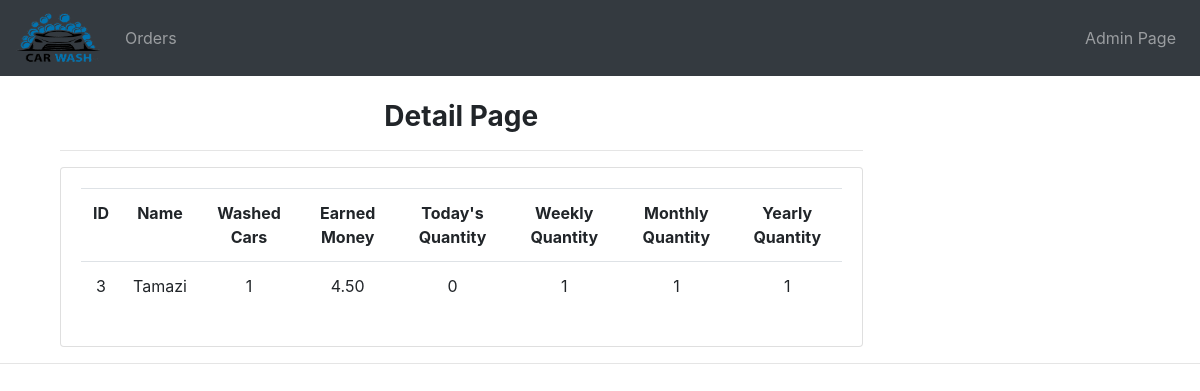
Screenshot of /washers/3/ with the database file from the repository.
### car_wash/models.py (models this page shows, shortened)
class CarWasher(models.Model):
    name = models.CharField(max_length=200)

### car_wash/views.py (the view)
# urls.py: path('washers/<int:pk>/', washer_detail, name='washer-detail'),
def washer_detail(request, pk: int):
    washer_by_id = CarWasher.objects.get(pk=pk)
    filter_by_washer_name = Order.objects.filter(washer__name=washer_by_id.name)
    earned_money = 0
    for i in filter_by_washer_name:
        earned_money += i.order_price
    orders = washer_by_id.orders.all()
    today = datetime.today()
    context = {
        'washer_by_id': washer_by_id,
        'earned_money': earned_money,
        'today': orders.filter(created_date__range=[date(1), today]).count(),
        'weekly': orders.filter(created_date__range=[date(7), today]).count(),
        'monthly': orders.filter(created_date__range=[date(30), today]).count(),
        'yearly': orders.filter(created_date__range=[date(365), today]).count()
    }
    return render(request, 'washer_details.html', context)

### car_wash/get_date.py (called while the page is built)
def date(days):
    return datetime.now() - timedelta(days=days)

### car_wash/templates/washer_details.html (shortened to what this page needs)
{% extends 'base.html' %}
{% block body %}
    <br>
<div class="col-md-9">
		<h3><strong>Detail Page</strong></h3>
		<hr>
		<div class="card card-body">
            <table class="table">
				<tr>
                    <th>ID</th>
                    <th>Name</th>
                    <th>Washed Cars</th>
                    <th>Earned Money</th>
                    <th>Today's Quantity</th>
                    <th>Weekly Quantity</th>
                    <th>Monthly Quantity</th>
                    <th>Yearly Quantity</th>
				</tr>
                <tr>
                    <td>{{ washer_by_id.id }}</td>
					<td>{{ washer_by_id.name }}</td>
                    <td>{{ washer_by_id.orders.count }}</td>
                    <td>{{ earned_money}}</td>
                    <td>{{ today }}</td>
                    <td>{{ weekly }}</td>
                    <td>{{ monthly }}</td>
                    <td>{{ yearly }}</td>
                </tr>
			</table>
		</div>
	</div>
{% endblock body %}

### static/css/main.css (style rules this page uses)
div { text-align: center; }

### rows the page displays
CarWasher: id "3", name "Tamazi", orders.count "1"

### other values shown
{{ earned_money }} "4.50"
{{ today }} "0"
{{ weekly }} "1"
{{ monthly }} "1"
{{ yearly }} "1"
